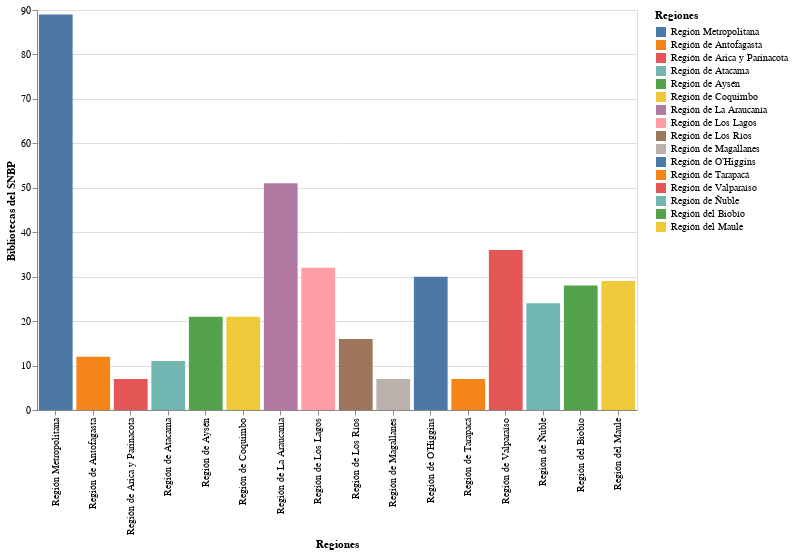

Source (notebook cell):
### Code cell
selection = alt.selection_interval()

alt.Chart(df).mark_bar().encode(
    x='Regiones ',
    y='Bibliotecas del SNBP',
    color=alt.condition(selection, 'Regiones ', alt.value('lightgray')),
    tooltip=['Regiones ', 'Bibliotecas del SNBP']
).add_selection(
    selection
).properties(
    width=600,
    height=400
).interactive()

### Figure 1 — Vega-Lite specification as saved in the notebook (floating-point values rounded to 4 significant figures)
{"config": {"view": {"continuousWidth": 400, "continuousHeight": 300}}, "data": {"name": "data-bd485dd10380e272132be44272f9e5c9"}, "mark": "bar", "encoding": {"color": {"condition": {"field": "Regiones ", "type": "nominal", "selection": "selector007"}, "value": "lightgray"}, "tooltip": [{"field": "Regiones ", "type": "nominal"}, {"field": "Bibliotecas del SNBP", "type": "quantitative"}], "x": {"field": "Regiones ", "type": "nominal"}, "y": {"field": "Bibliotecas del SNBP", "type": "quantitative"}}, "height": 400, "selection": {"selector007": {"type": "interval"}, "selector008": {"type": "interval", "bind": "scales", "encodings": ["x", "y"]}}, "width": 600, "$schema": "https://vega.github.io/schema/vega-lite/v4.17.0.json", "datasets": {"data-bd485dd10380e272132be44272f9e5c9": [{"Regiones ": "Región de Arica y Parinacota", "Personas socias activas": 3015, "Número de préstamos": 18397, "Actividades de Fomento Lector": 169, "Bibliotecas del SNBP": 7}, {"Regiones ": "Región de Tarapacá", "Personas socias activas": 1458, "Número de préstamos": 8630, "Actividades de Fomento Lector": 106, "Bibliotecas del SNBP": 7}, {"Regiones ": "Región de Antofagasta", "Personas socias activas": 8446, "Número de préstamos": 27962, "Actividades de Fomento Lector": 341, "Bibliotecas del SNBP": 12}, {"Regiones ": "Región de Atacama", "Personas socias activas": 3754, "Número de préstamos": 14188, "Actividades de Fomento Lector": 277, "Bibliotecas del SNBP": 11}, {"Regiones ": "Región de Coquimbo", "Personas socias activas": 13298, "Número de préstamos": 70300, "Actividades de Fomento Lector": 463, "Bibliotecas del SNBP": 21}, {"Regiones ": "Región de Valparaíso", "Personas socias activas": 29511, "Número de préstamos": 159925, "Actividades de Fomento Lector": 1628, "Bibliotecas del SNBP": 36}, {"Regiones ": "Región Metropolitana", "Personas socias activas": 154248, "Número de préstamos": 603212, "Actividades de Fomento Lector": 3655, "Bibliotecas del SNBP": 89}, {"Regiones ": "Región de O’Higgins", "Personas socias activas": 15225, "Número de préstamos": 67697, "Actividades de Fomento Lector": 754, "Bibliotecas del SNBP": 30}, {"Regiones ": "Región del Maule", "Personas socias activas": 13735, "Número de préstamos": 57395, "Actividades de Fomento Lector": 593, "Bibliotecas del SNBP": 29}, {"Regiones ": "Región de Ñuble", "Personas socias activas": 7639, "Número de préstamos": 31860, "Actividades de Fomento Lector": 495, "Bibliotecas del SNBP": 24}, {"Regiones ": "Región del Biobío", "Personas socias activas": 20599, "Número de préstamos": 64320, "Actividades de Fomento Lector": 423, "Bibliotecas del SNBP": 28}, {"Regiones ": "Región de La Araucanía", "Personas socias activas": 30212, "Número de préstamos": 132272, "Actividades de Fomento Lector": 1347, "Bibliotecas del SNBP": 51}, {"Regiones ": "Región de Los Ríos", "Personas socias activas": 12223, "Número de préstamos": 46074, "Actividades de Fomento Lector": 625, "Bibliotecas del SNBP": 16}, {"Regiones ": "Región de Los Lagos", "Personas socias activas": 21668, "Número de préstamos": 116333, "Actividades de Fomento Lector": 1001, "Bibliotecas del SNBP": 32}, {"Regiones ": "Región de Aysén", "Personas socias activas": 6921, "Número de préstamos": 32458, "Actividades de Fomento Lector": 289, "Bibliotecas del SNBP": 21}, {"Regiones ": "Región de Magallanes", "Personas socias activas": 2820, "Número de préstamos": 11033, "Actividades de Fomento Lector": 179, "Bibliotecas del SNBP": 7}]}}
